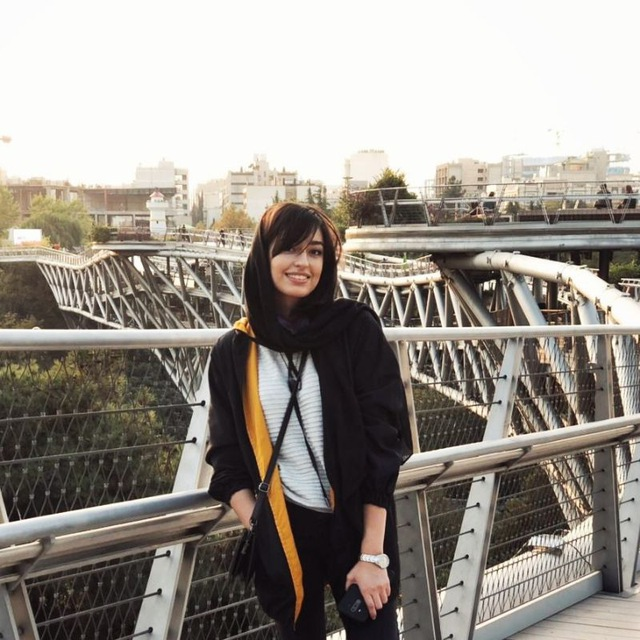
#> input picture Sobel Filter/yasi.jpg, 640 x 640 px
$ python Sobel.py   (older library calls are emulated)
#> lines starting #> are read from the running program, lines starting #| are printed output that depends on the picture
import cv2
from matplotlib import pyplot as plt
import numpy as np

img = cv2.imread('yasi.jpg', 0)
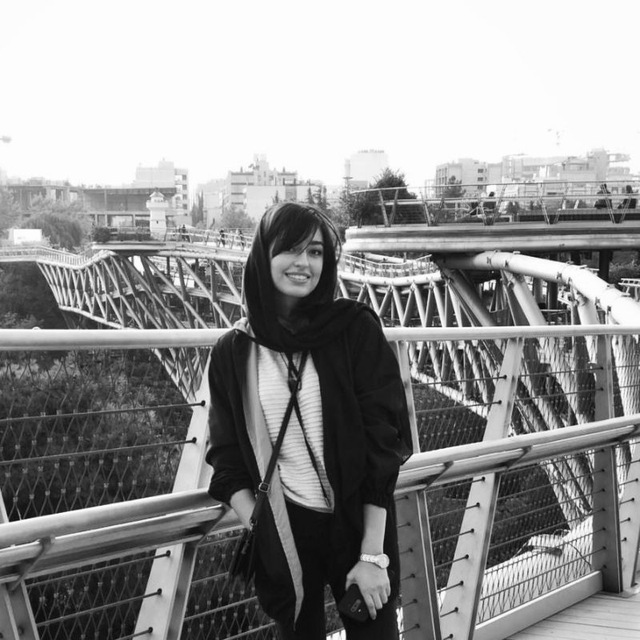
#> img: shape (640, 640); min 0, max 255, mean 148

sobel_x = cv2.Sobel(img,cv2.CV_8U,1,0,ksize=5)
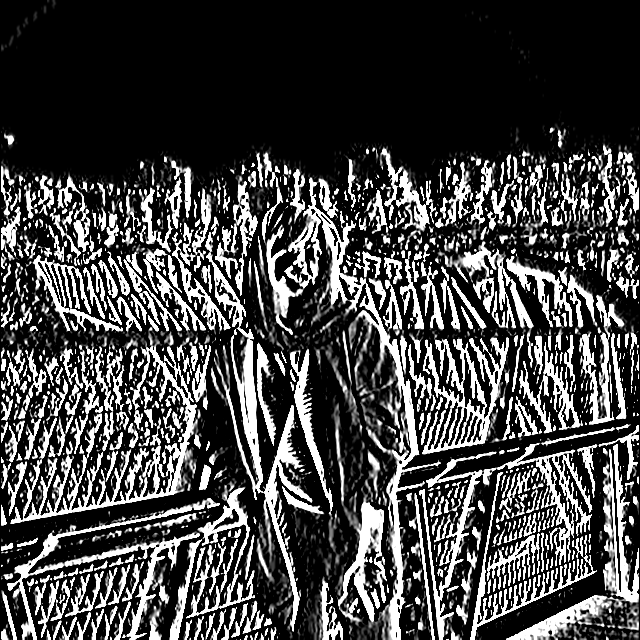
#> sobel_x: shape (640, 640); min 0, max 255, mean 68.6
sobel_y = cv2.Sobel(img,cv2.CV_8U,0,1,ksize=5)
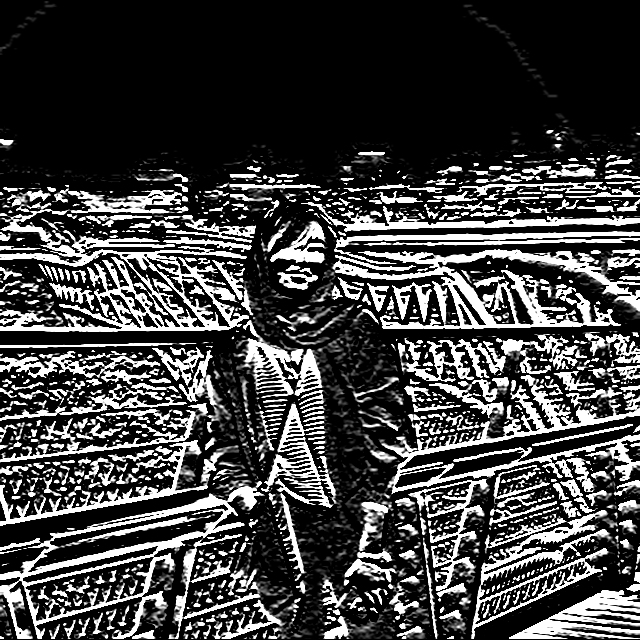
#> sobel_y: shape (640, 640); min 0, max 255, mean 65.7
sobel = sobel_x + sobel_y
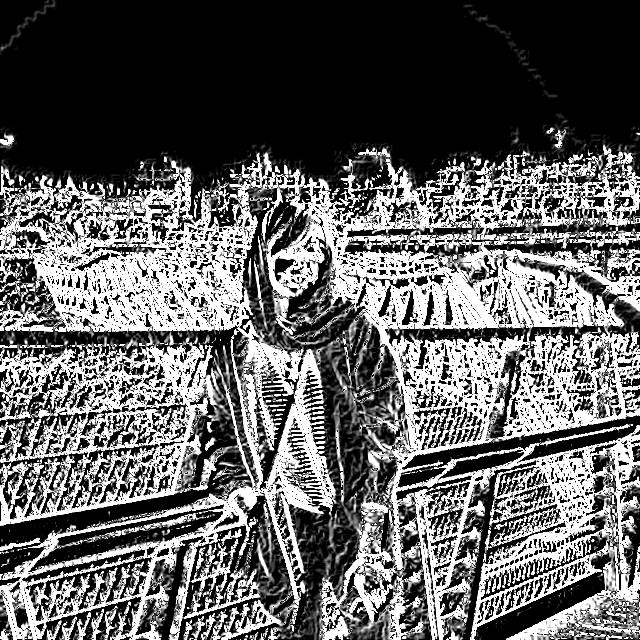
#> sobel: shape (640, 640); min 0, max 255, mean 97.9

cv2.imwrite('sobel.jpg', sobel)

cv2.imshow('Original', img)
cv2.waitKey(2000)
cv2.destroyAllWindows()

cv2.imshow('Sobel X', sobel_x)
cv2.waitKey(2000)
cv2.destroyAllWindows()

cv2.imshow('Sobel Y', sobel_y)
cv2.waitKey(2000)
cv2.destroyAllWindows()

cv2.imshow('Sobel', sobel)
cv2.waitKey(2000)
cv2.destroyAllWindows()
